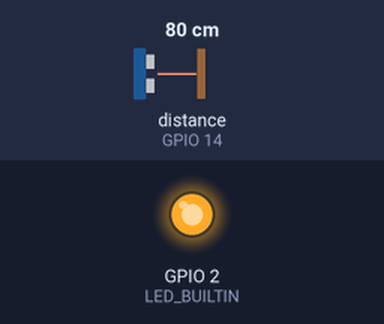
The sketch below on a simulated ESP8266 (NodeMCU). On the bench: output pins drawn as LEDs (lit = HIGH, except the on-board LED, lit = LOW). Wiring (inferred from the names in the program): ultrasonic range finder: trigger GPIO 12; echo GPIO 14. The inputs (shaded band) are chosen by the test bench; at power-on: distance to the obstacle (sensor on GPIO 14) 80 cm. The echo pulse lasts 58.3 µs per cm; WiFi joins after 1.5 s; servers stay silent unless stated; network time is answered at once with the bench clock; the local clock reads 2024-03-15 10:24:30 at power-on unless the sketch sets it; pins used as bus, display or sensor lines are not drawn; what the sketch prints to the serial monitor is not drawn. At 2.7 s the program puts the board to deep sleep or switches it off; the recording ends there.

Above: at 0.1 s.
At 2.59 s:
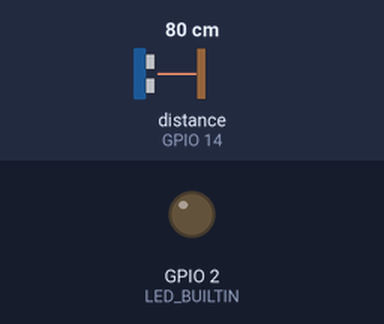
Timing chart, 0 to 2.7 s (numbered marks = the images above):
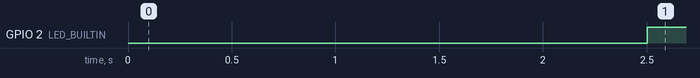

The sketch:

WaterTankDepthSensorESP8266.ino
```cpp
/*
  Make sure your Firebase project's ".read" and ".write" rules are set to "true".
  Avoiding this will result in an error.
  For more details- https://github.com/Rupakpoddar/ESP8266Firebase/blob/master/README.md
*/

#include <ESP8266Firebase.h>
//#include <ESP8266WiFi.h>
#include <NTPClient.h>
#include <WiFiUdp.h>

#define _SSID "common44"        // Your WiFi SSID
#define _PASSWORD "a1b2c3d4e5"    // Your WiFi Password
#define PROJECT_ID "house-iot-f1c15-default-rtdb"   // Your Firebase Project ID. Can be found in project settings.

// Define Trig and Echo pin:
#define trigPin 12
#define echoPin 14
#define power 13

// Define NTP Client to get time
WiFiUDP ntpUDP;
NTPClient timeClient(ntpUDP, "pool.ntp.org");

// Define variables:
long duration;
int distance;

Firebase firebase(PROJECT_ID);

void setup() {
  pinMode(trigPin, OUTPUT);
  pinMode(power, OUTPUT);
  pinMode(echoPin, INPUT);

  Serial.begin(115200);


  pinMode(LED_BUILTIN, OUTPUT);
  digitalWrite(LED_BUILTIN, LOW);
  digitalWrite(power, HIGH);
  WiFi.mode(WIFI_STA);
  WiFi.disconnect();
  delay(1000);

  // Connect to WiFi
  Serial.println();
  Serial.print("Connecting to: ");
  Serial.println(_SSID);
  WiFi.begin(_SSID, _PASSWORD);

  while (WiFi.status() != WL_CONNECTED) {
    delay(500);
    Serial.printf("-");
  }

  Serial.println("");
  Serial.println("WiFi Connected");

  // Print the IP address
  Serial.print("IP Address: ");
  Serial.print("http://");
  Serial.print(WiFi.localIP());
  Serial.println("/");
  digitalWrite(LED_BUILTIN, HIGH);


  timeClient.begin();
  timeClient.setTimeOffset(0);
  Serial.println("Time Client Connected");

//================================================================//
//================================================================//

  timeClient.update();


  // Clear the trigPin by setting it LOW:
  digitalWrite(trigPin, LOW);
  digitalWrite(power, HIGH);

  delayMicroseconds(5);

 // Trigger the sensor by setting the trigPin high for 10 microseconds:
  digitalWrite(trigPin, HIGH);
  delayMicroseconds(10);
  digitalWrite(trigPin, LOW);

  // Read the echoPin. pulseIn() returns the duration (length of the pulse) in microseconds:
  duration = pulseIn(echoPin, HIGH);

  // Calculate the distance:
  distance = duration/58;

  //Turn off the sensor
  digitalWrite(power, LOW);

  // Print the distance on the Serial Monitor (Ctrl+Shift+M):
  Serial.print(timeClient.getEpochTime());
  Serial.print(": Distance = ");
  Serial.print(distance);
  Serial.println(" cm");
  //Serial.println("tank_depth/" + String(timeClient.getEpochTime()));
  firebase.setInt("tank_depth/" + String(timeClient.getEpochTime()) , distance);

  Serial.println("Going to sleep for 5 secounds");
  ESP.deepSleep(5e6);
}

void loop() {
//Do nothing
}
```

Measured:
- by itself, GPIO 2 (LED_BUILTIN): LOW → HIGH at 2.5 s
